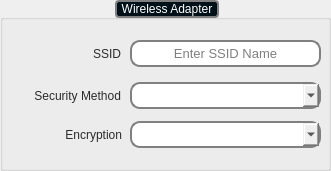
     <widget class="QGroupBox" name="wirelessAdapterGroupBox">
      <property name="geometry">
       <rect>
        <x>573</x>
        <y>13</y>
        <width>331</width>
        <height>171</height>
       </rect>
      </property>
      <property name="autoFillBackground">
       <bool>false</bool>
      </property>
      <property name="styleSheet">
       <string notr="true">QGroupBox#wirelessAdapterGroupBox{
	border: 2px solid gray;
	border-radius: 8px;
    color: rgb(0,0,0);
	margin-top: 8px;
/*	background: rgb(210, 219, 220); */
	background: rgb(238, 255, 211); 
}
QGroupBox::title {
     subcontrol-origin: margin;
     subcontrol-position: top center; /* position at the top center */
     padding: 0 3px;
     background-color: qlineargradient(x1: 0, y1: 0, x2: 0, y2: 1,
                                       stop: 0 #FF0ECE, stop: 1 #FFFFFF);
	background: rgb(0, 16, 24);
	color: rgb(255,255,255);
	border: 2px solid gray;
	border-radius: 4px;
 }</string>
      </property>
      <property name="title">
       <string>Wireless Adapter</string>
      </property>
      <widget class="QLabel" name="label_14">
       <property name="geometry">
        <rect>
         <x>80</x>
         <y>44</y>
         <width>41</width>
         <height>20</height>
        </rect>
       </property>
       <property name="layoutDirection">
        <enum>Qt::LeftToRight</enum>
       </property>
       <property name="styleSheet">
        <string notr="true">color: rgb(43, 43, 43);
background:transparent;</string>
       </property>
       <property name="text">
        <string>SSID</string>
       </property>
       <property name="alignment">
        <set>Qt::AlignRight|Qt::AlignTrailing|Qt::AlignVCenter</set>
       </property>
      </widget>
      <widget class="QLineEdit" name="SSIDLineEdit">
       <property name="geometry">
        <rect>
         <x>130</x>
         <y>40</y>
         <width>191</width>
         <height>27</height>
        </rect>
       </property>
       <property name="font">
        <font>
         <pointsize>10</pointsize>
        </font>
       </property>
       <property name="focusPolicy">
        <enum>Qt::StrongFocus</enum>
       </property>
       <property name="styleSheet">
        <string notr="true">border-radius: 10px;
border: 2px solid gray;
background:white;</string>
       </property>
       <property name="alignment">
        <set>Qt::AlignCenter</set>
       </property>
       <property name="placeholderText">
        <string>Enter SSID Name</string>
       </property>
      </widget>
      <widget class="QLabel" name="label_19">
       <property name="geometry">
        <rect>
         <x>0</x>
         <y>86</y>
         <width>121</width>
         <height>20</height>
        </rect>
       </property>
       <property name="layoutDirection">
        <enum>Qt::LeftToRight</enum>
       </property>
       <property name="styleSheet">
        <string notr="true">color: rgb(43, 43, 43);
background:transparent;</string>
       </property>
       <property name="text">
        <string>Security Method</string>
       </property>
       <property name="alignment">
        <set>Qt::AlignRight|Qt::AlignTrailing|Qt::AlignVCenter</set>
       </property>
      </widget>
      <widget class="QLabel" name="label_20">
       <property name="geometry">
        <rect>
         <x>41</x>
         <y>125</y>
         <width>81</width>
         <height>20</height>
        </rect>
       </property>
       <property name="layoutDirection">
        <enum>Qt::LeftToRight</enum>
       </property>
       <property name="styleSheet">
        <string notr="true">color: rgb(43, 43, 43);
background:transparent;</string>
       </property>
       <property name="text">
        <string>Encryption</string>
       </property>
       <property name="alignment">
        <set>Qt::AlignRight|Qt::AlignTrailing|Qt::AlignVCenter</set>
       </property>
      </widget>
      <widget class="QComboBox" name="securityCombo">
       <property name="geometry">
        <rect>
         <x>130</x>
         <y>82</y>
         <width>191</width>
         <height>27</height>
        </rect>
       </property>
       <property name="styleSheet">
        <string notr="true">border-radius: 10px;
border: 2px solid gray;</string>
       </property>
      </widget>
      <widget class="QComboBox" name="encryptionCombo">
       <property name="geometry">
        <rect>
         <x>130</x>
         <y>121</y>
         <width>191</width>
         <height>27</height>
        </rect>
       </property>
       <property name="styleSheet">
        <string notr="true">border-radius: 10px;
border: 2px solid gray;</string>
       </property>
      </widget>
     </widget>
